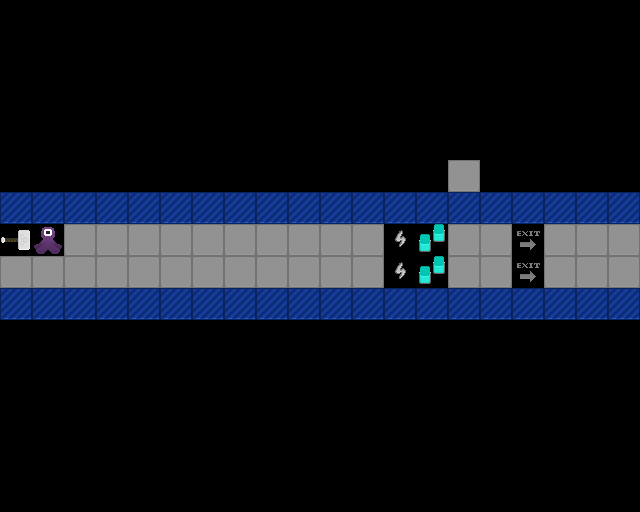

A 2D game scene composited from a Tiled map and its tileset images. What follows is a short description and the map's XML, with every tile layer's data as written:
An orthogonal 20x16 tile map with 32x32 px tiles, 1 tile layer (Tile Layer 1).

<map version="1.5" tiledversion="1.7.0" orientation="orthogonal" renderorder="right-down" width="20" height="16" tilewidth="32" tileheight="32" infinite="0" nextlayerid="2" nextobjectid="1">
 <tileset firstgid="1" source="project-mjolnir.tsx" />
 <layer id="1" name="Tile Layer 1" width="20" height="16">
  <data encoding="csv">
0,0,0,0,0,0,0,0,0,0,0,0,0,0,0,0,0,0,0,0,
0,0,0,0,0,0,0,0,0,0,0,0,0,0,0,0,0,0,0,0,
0,0,0,0,0,0,0,0,0,0,0,0,0,0,0,0,0,0,0,0,
0,0,0,0,0,0,0,0,0,0,0,0,0,0,0,0,0,0,0,0,
0,0,0,0,0,0,0,0,0,0,0,0,0,0,0,0,0,0,0,0,
0,0,0,0,0,0,0,0,0,0,0,0,0,0,3,0,0,0,0,0,
4,4,4,4,4,4,4,4,4,4,4,4,4,4,4,4,4,4,4,4,
49,50,3,3,3,3,3,3,3,3,3,3,9,6,3,3,8,3,3,3,
3,3,3,3,3,3,3,3,3,3,3,3,9,6,3,3,8,3,3,3,
4,4,4,4,4,4,4,4,4,4,4,4,4,4,4,4,4,4,4,4,
0,0,0,0,0,0,0,0,0,0,0,0,0,0,0,0,0,0,0,0,
0,0,0,0,0,0,0,0,0,0,0,0,0,0,0,0,0,0,0,0,
0,0,0,0,0,0,0,0,0,0,0,0,0,0,0,0,0,0,0,0,
0,0,0,0,0,0,0,0,0,0,0,0,0,0,0,0,0,0,0,0,
0,0,0,0,0,0,0,0,0,0,0,0,0,0,0,0,0,0,0,0,
0,0,0,0,0,0,0,0,0,0,0,0,0,0,0,0,0,0,0,0
</data>
 </layer>
</map>
